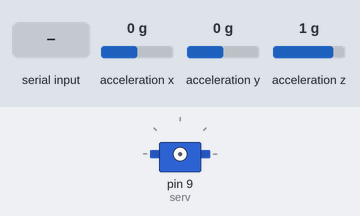
Bench run of a sketch on a simulated Arduino Uno, built with avr-gcc and run on an emulated ATmega328P. On the bench: servo. Wiring (inferred from the names in the program): MPU-6050 motion sensor at I2C address 0x68. Inputs (shaded band) come from the test bench; at power-on: acceleration x 0 g, acceleration y 0 g, acceleration z 1 g. What the sketch prints to the serial monitor is not drawn.

Above: at 1.2 s.
1.3 s: "90,45\n" received over Serial
2.8 s: "p" received over Serial
At 3.3 s:
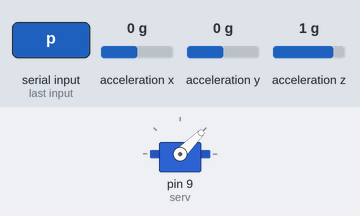
Timing chart, 0 to 5.8 s (numbered marks = the images above; inputs shaded):
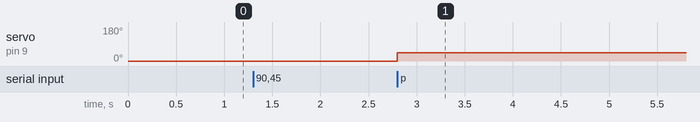

The sketch:

mpu6050_hh.ino
```cpp
// Lagebestimmung incl Servo

// SCL   A5 yell    1
// SDA   A4 grn     2
// Servo  9 ws
#include <Wire.h>
#include <Servo.h>
#include <EEPROM.h>

const byte serv = 9;
uint16_t inp;
uint16_t serpos;
bool inpAkt;
unsigned long currMs, prevMs = 0;
bool verbo = true;

byte posp = 0;
struct eprom {
  byte pos[10];
  int16_t wert[10];
};
eprom mypos;
const byte minp = 5;
const byte maxp = 180;

bool mess = false;
const uint16_t messSiz = 200;
int16_t messW[messSiz], wrtx, wrty;
uint8_t tims[messSiz];
uint16_t messAnz = 100;
uint16_t messCnt;
uint16_t messPtr;
unsigned long messMs = 10;
byte obsReg = 0x3B ;
int16_t obsWrt;

Servo myservo;
byte device = 0x68;


int16_t accX, accY, accZ, gyroX, gyroY, gyroZ, tRaw; // Raw register values (accelaration, gyroscope, temperature)
char result[7]; // temporary variable used in convert function

char* toStr(int16_t character) { // converts int16 to string and formatting
  sprintf(result, "%6d", character);
  return result;
}
// Memory saving helpers
void prnt(PGM_P p) {
  // flash to serial until \0
  while (1) {
    char c = pgm_read_byte(p++);
    if (c == 0) break;
    Serial.write(c);
  }
  Serial.write(' ');
}

void msgF(const __FlashStringHelper *ifsh, int16_t n) {
  PGM_P p = reinterpret_cast<PGM_P>(ifsh);
  prnt(p);
  Serial.println(n);
}

void prnF(const __FlashStringHelper *ifsh) {
  PGM_P p = reinterpret_cast<PGM_P>(ifsh);
  prnt(p);
}

void prlnF(const __FlashStringHelper *ifsh) {
  prnF(ifsh);
  Serial.println();
}

byte setReg( byte reg, byte val) {
  Wire.beginTransmission(device);
  Wire.write(reg);
  Wire.write(val);
  return Wire.endTransmission();     // stop transmitting
}

byte getReg(byte reg) {
  // delayMicroseconds(2000);
  Wire.beginTransmission(device);
  Wire.write(reg);
  Wire.endTransmission();
  Wire.requestFrom((uint8_t)device, (uint8_t)1);
  return Wire.read();
}

uint16_t getOne() {
  Wire.beginTransmission(device);
  Wire.write(obsReg); // starting with register 0x3B (ACCEL_XOUT_H)
  Wire.endTransmission(false);
  Wire.requestFrom(uint8_t(device), (uint8_t) 2, (uint8_t)true);
  return Wire.read() << 8 | Wire.read();
}

void getall() {
  Wire.beginTransmission(device);
  Wire.write(0x3B); // starting with register 0x3B (ACCEL_XOUT_H)
  Wire.endTransmission(false); // the parameter indicates that the Arduino will send a restart.
  // As a result, the connection is kept active.
  Wire.requestFrom(uint8_t(device), (uint8_t) 14, (uint8_t)true); // request a total of 7*2=14 registers

  // "Wire.read()<<8 | Wire.read();" means two registers are read and stored in the same int16_t variable
  accX = Wire.read() << 8 | Wire.read(); // reading registers: 0x3B (ACCEL_XOUT_H) and 0x3C (ACCEL_XOUT_L)
  accY = Wire.read() << 8 | Wire.read(); // reading registers: 0x3D (ACCEL_YOUT_H) and 0x3E (ACCEL_YOUT_L)
  accZ = Wire.read() << 8 | Wire.read(); // reading registers: 0x3F (ACCEL_ZOUT_H) and 0x40 (ACCEL_ZOUT_L)
  tRaw = Wire.read() << 8 | Wire.read(); // reading registers: 0x41 (TEMP_OUT_H) and 0x42 (TEMP_OUT_L)
  gyroX = Wire.read() << 8 | Wire.read(); // reading registers: 0x43 (GYRO_XOUT_H) and 0x44 (GYRO_XOUT_L)
  gyroY = Wire.read() << 8 | Wire.read(); // reading registers: 0x45 (GYRO_YOUT_H) and 0x46 (GYRO_YOUT_L)
  gyroZ = Wire.read() << 8 | Wire.read(); // reading registers: 0x47 (GYRO_ZOUT_H) and 0x48 (GYRO_ZOUT_L)

  Serial.print("59AX = "); Serial.print(toStr(accX));
  Serial.print(" | 61AY = "); Serial.print(toStr(accY));
  Serial.print(" | 63AZ = "); Serial.print(toStr(accZ));
  Serial.print(" | tmp = "); Serial.print((tRaw + 12412.0) / 340.0);
  Serial.print(" | 67GX = "); Serial.print(toStr(gyroX));
  Serial.print(" | 69GY = "); Serial.print(toStr(gyroY));
  Serial.print(" | 71GZ = "); Serial.print(toStr(gyroZ));
  Serial.println();
}

void scanne() {
  int nDevices = 0;
  Serial.println("Scanning...");
  for (byte address = 1; address < 127; ++address) {
    Wire.beginTransmission(address);
    byte error = Wire.endTransmission();
    if (error == 0) {
      Serial.print("I2C device found at address 0x");
      if (address < 16) {
        Serial.print("0");
      }
      Serial.print(address, HEX);
      Serial.println("  !");
      ++nDevices;
    } else if (error == 4) {
      Serial.print("Unknown error at address 0x");
      if (address < 16) {
        Serial.print("0");
      }
      Serial.println(address, HEX);
    }
  }
  if (nDevices == 0) {
    Serial.println("No I2C devices found\n");
  } else {
    Serial.println("done\n");
  }
}

void showPos() {
  char str[50];
  Serial.println();
  for (byte i = 0; i < 10; i++) {
    sprintf(str, "%2u   %4u   %6d", i, mypos.pos[i], mypos.wert[i]);
    Serial.println(str);
  }
}

void showMess() {
  for (byte i = 0; i < messAnz; i++) {
    Serial.print(toStr(messW[i]));
    if (i % 8 == 7) Serial.println();
  }
  Serial.println();
}

void showTims() {
  for (byte i = 0; i < messAnz; i++) {
    Serial.print(toStr(tims[i]));
    if (i % 8 == 7) Serial.println();
  }
  Serial.println();
}

void info() {
  msgF(F("messMs"), messMs);
  msgF(F("ObsReg "), obsReg);
  showMess();
  prlnF(F("obs x 59, y 61, z 63, t 65, gx 67, gy 69, gz 71"));
}

void startMess() {
  messCnt = messAnz;
  messPtr = 0;
  mess = true;
}

void doKomma(uint16_t was) {
  msgF(F("Komma"), was);
  myservo.write(wrtx);
  myservo.attach(serv);
  delay(1000);
  myservo.detach();
  startMess();
  serpos = wrty;
  myservo.write(serpos);
}

void prompt() {
  Serial.print(posp);
  Serial.print(">");
}

void doCmd(byte tmp) {
  if ((tmp >= '0') && (tmp <= '9')) {
    if (inpAkt) {
      inp = inp * 10 + (tmp - '0');
    } else {
      inpAkt = true;
      inp = tmp - '0';
    }
    Serial.print("\b\b\b\b");
    Serial.print(inp);
    return;
  }
  inpAkt = false;

  switch (tmp) {
    case 'a':   //
      prlnF(F("attached"));
      myservo.attach(serv);
      break;
    case 'd':   //
      prlnF(F("detached"));
      myservo.detach();
      break;
    case 'i':   //
      info();
      break;
    case 'l':   //
      getall();
      break;
    case 'm':   //
      msgF(F("Mess"), mess);
      startMess();
      break;
    case 'n':   //
      messAnz = inp;
      if (messAnz > messSiz) messAnz = messSiz;
      msgF(F("MessAnz"), messAnz);
      break;
    case 'o':   //
      obsReg = inp;
      msgF(F("Observe"), obsReg);
      break;
    case 'p':   //
      serpos = inp;
      msgF(F("Servo"), serpos);
      myservo.write(serpos);
      break;
    case 'r':   //
      prlnF(F("read"));
      EEPROM.get(0, mypos);
      showPos();
      break;
    case 'S':   //
      scanne();
      break;
    case 's':   //
      mypos.pos[posp] = serpos;
      showPos();
      break;
    case 't':   //
      messMs = inp;
      msgF(F("messMs"), inp);
      showTims();
      break;
    case 'v':   //
      verbo = !verbo;
      if (verbo) {
        prlnF(F("Verbose an"));
      } else {
        prlnF(F("Verbose aus"));
      }
      break;
    case 'w':   //
      prlnF(F("write"));
      EEPROM.put(0, mypos);
      break;
    case 'x':   //
      wrtx = inp;
      msgF(F("wrtx"), inp);
      break;
    case 'y':   //
      wrty = inp;
      msgF(F("wrty"), inp);
      break;
    case '+':   //
      serpos += 5;
      msgF(F("Servo"), serpos);
      myservo.write(serpos);
      break;
    case '#':   //
      if (inp < 10) {
        posp = inp;
        msgF(F("Posi"), mypos.pos[posp]);
        myservo.write(mypos.pos[posp]);
      } else msgF(F("?inp "), inp);
      break;
    case ',':   //
      doKomma(inp);
      break;
    case '-':   //
      serpos -= 5;
      msgF(F("Servo"), serpos);
      myservo.write(serpos);
      break;

    default:
      Serial.print(tmp);
      Serial.println ("?  0..5, +, -, show, verbose");
  } //case
  prompt();
}

void setup() {
  const char info[] = "MPU6050_hh " __DATE__  " " __TIME__;
  Serial.begin(38400);
  Serial.println(info);
  Wire.begin();
  Wire.beginTransmission(device);
  Wire.write(0x6B); // PWR_MGMT_1 register
  Wire.write(0); // wake up!
  Wire.endTransmission(true); //If true, endTransmission() sends a stop message
  prompt();
}


void loop() {
  if (Serial.available() > 0) {
    doCmd( Serial.read());
  } // serial

  currMs = millis();

  if (currMs - prevMs >= messMs) {
    prevMs = currMs;
    if (mess) {
      messW[messPtr] = getOne();
      tims[messPtr++] = currMs & 0xFF;
      if (messPtr == 3) myservo.attach(serv);
      messCnt--;
      if (messCnt == 0) {
        myservo.detach();
        mess = false;
        info();
      }
    }
  } // timer
}
```

Measured:
- after the input at 2.8 s, servo on pin 9 (serv): 0° → 45° at once
